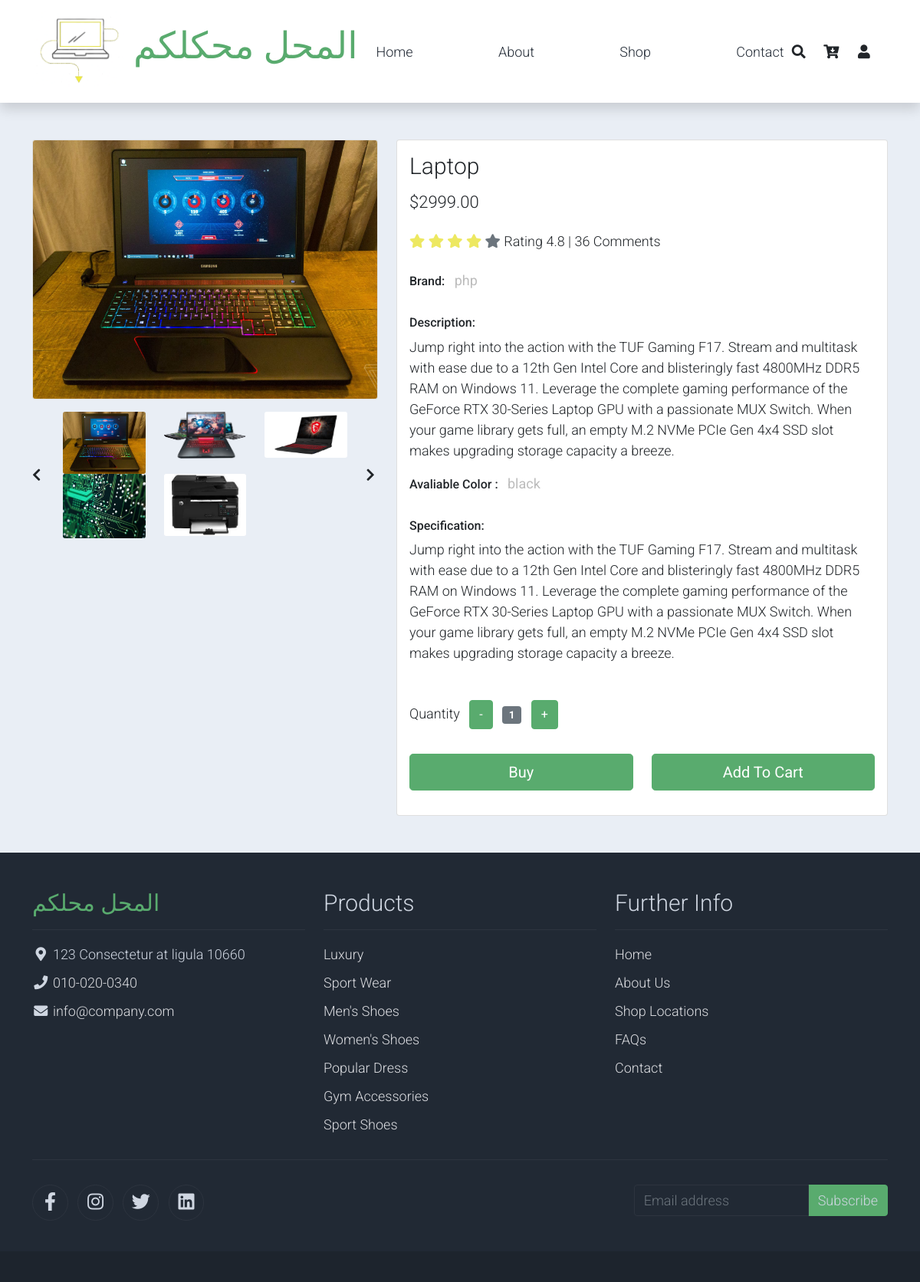
The app's page /prodact/2 with its own data.
### base/models.py (models this page shows, shortened)
class Productos(models.Model):
    title = models.CharField(max_length=50)
    price = models.DecimalField(max_digits=10, decimal_places=2,)
    brand = models.CharField(max_length=50, null=True)
    description = models.TextField(null=True)
    color = models.CharField(max_length=50, null=True)
    specification = models.TextField(null=True)
    categories = models.ForeignKey(
        Categories, on_delete=models.SET_NULL, null=True)
    photos = models.ManyToManyField(Photos)
    create = models.DateTimeField(auto_now_add=True)
    update = models.DateTimeField(auto_now=True)
    class Meta:
        ordering = ['-create']

class Photos(models.Model):
    photo = models.ImageField(upload_to='pro_photo%y%m%d')

### base/views.py (the view)
# urls.py: path('prodact/<str:pk>', views.shopItem, name='prodact'),
def shopItem(request, pk):
    prodact = Productos.objects.get(id=pk)
    context = {'prodact': prodact}
    return render(request, 'base/shop-single.html', context)

### base/templates/base/shop-single.html (shortened to what this page needs)
{% extends 'main.html' %}
{% load static %}
{% block content %}
<head>
    <link rel="stylesheet" href="{% static 'css/bootstrap.min.css' %}">
    <link rel="stylesheet" href="{% static 'css/templatemo.css' %}">
    <link rel="stylesheet" href="{% static 'css/custom.css' %}">
    <link rel="stylesheet" href="{% static 'css/fontawesome.min.css' %}">
    <link rel="stylesheet" type="text/css" href="{% static 'css/slick.min.css' %}">
    <link rel="stylesheet" type="text/css" href="{% static 'css/slick-theme.css' %}">
</head>
    <section class="bg-light">
        <div class="container pb-5">
            <div class="row">
                <div class="col-lg-5 mt-5">
                    <div class="card mb-3">
                        <img class="card-img img-fluid" src="{{prodact.photos.all.0.photo.url}}" alt="Card image cap" id="product-detail">
                    </div>
                    <div class="row">
                        <div class="col-1 align-self-center">
                            <a href="#multi-item-example" role="button" data-bs-slide="prev">
                                <i class="text-dark fas fa-chevron-left"></i>
                            </a>
                        </div>
                        <div id="multi-item-example" class="col-10 carousel slide carousel-multi-item" data-bs-ride="carousel">
                            <div class="carousel-inner product-links-wap" role="listbox">
                            <div class="carousel-item active">
                                <div class="row">
                                    {% for i in prodact.photos.all|slice:"[:3]" %}
                                    <div class="col-4">
                                        <a href="#">
                                            <img class="card-img img-fluid" src="{{i.photo.url}}"alt="Product Image 3">
                                        </a>
                                    </div>
                                    {% endfor %}
                                </div>
                            </div>
                            </div>
                        </div>
                        <div class="col-1 align-self-center">
                            <a href="#multi-item-example" role="button" data-bs-slide="next">
                                <i class="text-dark fas fa-chevron-right"></i>
                            </a>
                        </div>
                    </div>
                </div>
                <div class="col-lg-7 mt-5">
                    <div class="card">
                        <div class="card-body">
                            <h1 class="h2">{{prodact.title}}</h1>
                            <p class="h3 py-2">${{prodact.price}}</p>
                            <p class="py-2">
                                <i class="fa fa-star text-warning"></i>
                                <i class="fa fa-star text-warning"></i>
                                <i class="fa fa-star text-warning"></i>
                                <i class="fa fa-star text-warning"></i>
                                <i class="fa fa-star text-secondary"></i>
                                <span class="list-inline-item text-dark">Rating 4.8 | 36 Comments</span>
                            </p>
                            <ul class="list-inline">
                                <li class="list-inline-item">
                                    <h6>Brand:</h6>
                                </li>
                                <li class="list-inline-item">
                                    <p class="text-muted"><strong>{{prodact.brand}}</strong></p>
                                </li>
                            </ul>
                            <h6>Description:</h6>
                            <p>{{prodact.description}}</p>
                            <ul class="list-inline">
                                <li class="list-inline-item">
                                    <h6>Avaliable Color :</h6>
                                </li>
                                <li class="list-inline-item">
                                    <p class="text-muted"><strong>{{prodact.color}}</strong></p>
                                </li>
                            </ul>
                            <h6>Specification:</h6>
                            <ul class="list-unstyled pb-3">
                                <p>{{prodact.specification}}</p>
                            </ul>
                            <form action="" method="GET">
                                <div class="row">
                                    <div class="col-auto">
                                        <ul class="list-inline pb-3">
                                            <li class="list-inline-item text-right">
                                                Quantity
                                            </li>
                                            <li class="list-inline-item"><span class="btn btn-success" id="btn-minus">-</span></li>
                                            <li class="list-inline-item"><span class="badge bg-secondary" id="var-value">1</span></li>
                                            <li class="list-inline-item"><span class="btn btn-success" id="btn-plus">+</span></li>
                                        </ul>
                                    </div>
                                </div>
                                <div class="row pb-3">
                                    <div class="col d-grid">
                                        <button type="submit" class="btn btn-success btn-lg" name="submit" value="buy">Buy</button>
                                    </div>
                                    <div class="col d-grid">
                                        <button type="submit" class="btn btn-success btn-lg" name="submit" value="addtocard">Add To Cart</button>
                                    </div>
                                </div>
                            </form>
                        </div>
                    </div>
                </div>
            </div>
        </div>
    </section>
{% endblock content %}

### templates/main.html
{% include 'navbar.html' %}
{% block content %}
{% endblock content %}
{% include 'footer.html' %}

### templates/navbar.html (shortened to what this page needs)
<!DOCTYPE html>
<html lang="en">
{% load static %}
<head>
    <link rel="stylesheet" href={% static 'css/bootstrap.min.css' %}>
    <link rel="stylesheet" href={% static 'css/templatemo.css' %}>
    <link rel="stylesheet" href={% static 'css/custom.cs' %}>
    <link rel="stylesheet" href={% static 'css/fontawesome.min.css' %}>
</head>
<body>
        <nav class="navbar navbar-expand-lg navbar-light shadow">
            <div class="container d-flex justify-content-between align-items-center">
                <a class="navbar-brand text-success logo h1 align-self-center" href="{% url 'home' %}">
                    <img src= {% static 'img/logo3.png' %}  height=100 width= 120>
                    <span class='logo' >المحل محكلكم</span>
                </a>
                <div class="align-self-center collapse navbar-collapse flex-fill  d-lg-flex justify-content-lg-between" id="templatemo_main_nav">
                    <div class="flex-fill">
                        <ul class="nav navbar-nav d-flex justify-content-between mx-lg-auto">
                            <li class="nav-item">
                                <a class="nav-link" href="{% url 'home' %}">Home</a>
                            </li>
                            <li class="nav-item">
                                <a class="nav-link" href="{% url 'about' %}">About</a>
                            </li>
                            <li class="nav-item">
                                <a class="nav-link" href="{% url 'shop' %}">Shop</a>
                            </li>
                            <li class="nav-item">
                                <a class="nav-link" href="{% url 'contact' %}">Contact</a>
                            </li>
                        </ul>
                    </div>
                    <div class="navbar align-self-center d-flex">
                        <a class="nav-icon d-none d-lg-inline" href="#" data-bs-toggle="modal" data-bs-target="#templatemo_search">
                            <i class="fa fa-fw fa-search text-dark mr-2"></i>
                        </a>
                        <a class="nav-icon position-relative text-decoration-none" href="#">
                            <i class="fa fa-fw fa-cart-arrow-down text-dark mr-1"></i>
                        </a>
                        <a class="nav-icon position-relative text-decoration-none" href="#">
                            <i class="fa fa-fw fa-user text-dark mr-3"></i>
                        </a>
                    </div>
                </div>
            </div>
        </nav>
</body>

### templates/footer.html (shortened to what this page needs)
    <footer class="bg-dark" id="tempaltemo_footer">
        <div class="container">
            <div class="row">
                <div class="col-md-4 pt-5">
                    <h2 class="h2 text-success border-bottom pb-3 border-light logo">المحل محلكم</h2>
                    <ul class="list-unstyled text-light footer-link-list">
                        <li>
                            <i class="fas fa-map-marker-alt fa-fw"></i>
                            123 Consectetur at ligula 10660
                        </li>
                        <li>
                            <i class="fa fa-phone fa-fw"></i>
                            <a class="text-decoration-none" href="tel:010-020-0340">010-020-0340</a>
                        </li>
                        <li>
                            <i class="fa fa-envelope fa-fw"></i>
                            <a class="text-decoration-none" href="mailto:info@company.com">info@company.com</a>
                        </li>
                    </ul>
                </div>
                <div class="col-md-4 pt-5">
                    <h2 class="h2 text-light border-bottom pb-3 border-light">Products</h2>
                    <ul class="list-unstyled text-light footer-link-list">
                        <li><a class="text-decoration-none" href="#">Luxury</a></li>
                        <li><a class="text-decoration-none" href="#">Sport Wear</a></li>
                        <li><a class="text-decoration-none" href="#">Men's Shoes</a></li>
                        <li><a class="text-decoration-none" href="#">Women's Shoes</a></li>
                        <li><a class="text-decoration-none" href="#">Popular Dress</a></li>
                        <li><a class="text-decoration-none" href="#">Gym Accessories</a></li>
                        <li><a class="text-decoration-none" href="#">Sport Shoes</a></li>
                    </ul>
                </div>
                <div class="col-md-4 pt-5">
                    <h2 class="h2 text-light border-bottom pb-3 border-light">Further Info</h2>
                    <ul class="list-unstyled text-light footer-link-list">
                        <li><a class="text-decoration-none" href="#">Home</a></li>
                        <li><a class="text-decoration-none" href="#">About Us</a></li>
                        <li><a class="text-decoration-none" href="#">Shop Locations</a></li>
                        <li><a class="text-decoration-none" href="#">FAQs</a></li>
                        <li><a class="text-decoration-none" href="#">Contact</a></li>
                    </ul>
                </div>
            </div>
            <div class="row text-light mb-4">
                <div class="col-12 mb-3">
                    <div class="w-100 my-3 border-top border-light"></div>
                </div>
                <div class="col-auto me-auto">
                    <ul class="list-inline text-left footer-icons">
                        <li class="list-inline-item border border-light rounded-circle text-center">
                            <a class="text-light text-decoration-none" target="_blank" href="http://facebook.com/"><i class="fab fa-facebook-f fa-lg fa-fw"></i></a>
                        </li>
                        <li class="list-inline-item border border-light rounded-circle text-center">
                            <a class="text-light text-decoration-none" target="_blank" href="https://www.instagram.com/"><i class="fab fa-instagram fa-lg fa-fw"></i></a>
                        </li>
                        <li class="list-inline-item border border-light rounded-circle text-center">
                            <a class="text-light text-decoration-none" target="_blank" href="https://twitter.com/"><i class="fab fa-twitter fa-lg fa-fw"></i></a>
                        </li>
                        <li class="list-inline-item border border-light rounded-circle text-center">
                            <a class="text-light text-decoration-none" target="_blank" href="https://www.linkedin.com/"><i class="fab fa-linkedin fa-lg fa-fw"></i></a>
                        </li>
                    </ul>
                </div>
                <div class="col-auto">
                    <div class="input-group mb-2">
                        <input type="text" class="form-control bg-dark border-light" id="subscribeEmail" placeholder="Email address">
                        <div class="input-group-text btn-success text-light">Subscribe</div>
                    </div>
                </div>
            </div>
        </div>
        <div class="w-100 bg-black py-3">
            <div class="container">
                <div class="row pt-2">
                </div>
            </div>
        </div>
    </footer>

### onlineStore/static/css/templatemo.css (style rules this page uses)
body, ul, li, p, a, label, input, div { font-family: 'Roboto', sans-serif; font-size: 18px !important; font-weight: 300 !important; }
.h1 { font-family: 'Roboto', sans-serif; font-size: 48px !important; font-weight: 200 !important; }
.h2 { font-family: 'Roboto', sans-serif; font-size: 30px !important; font-weight: 300; }
.h3 { font-family: 'Roboto', sans-serif; font-size: 22px !important; }
.logo { font-weight: 500 !important; }
.text-warning { color: #ede861 !important; }
.text-muted { color: #bcbcbc !important; }
.text-success { color: #59ab6e !important; }
.text-light { color: #cfd6e1 !important; }
.bg-dark { background-color: #212934 !important; }
.bg-light { background-color: #e9eef5 !important; }
.bg-black { background-color: #1d242d !important; }
.btn-success { background-color: #59ab6e !important; border-color: #56ae6c !important; }
#templatemo_main_nav a { color: #212934; }
#templatemo_main_nav .navbar .nav-icon { margin-right: 20px; }
.form-control { border: 1px solid #e8e8e8; }
#tempaltemo_footer a { color: #dcdde1; }
#tempaltemo_footer ul.footer-link-list li { padding-top: 10px; }
#tempaltemo_footer ul.footer-icons li { width: 2.6em; height: 2.6em; line-height: 2.6em; }
#tempaltemo_footer .border-light { border-color: #2d343f !important; }
@media (min-width: 768px) { #templatemo_main_nav .navbar-nav { max-width: 450px; } }
@media (min-width: 992px) { #templatemo_main_nav .navbar-nav { max-width: 550px; } }

### records on screen
Productos: photos.all.0.photo (picture), title "Laptop", price "2999.00", brand "php", description "Jump right into the action with the TUF Gaming F17. Stream and multitask with ease due to a 12th Gen Intel Core and blisteringly fast 4800MHz DDR5 RAM on Windows 11. Leverage the complete gaming performance of the GeForce RTX 30-Series Laptop GPU with a passionate MUX Switch. When your game library gets full, an empty M.2 NVMe PCIe Gen 4x4 SSD slot makes upgrading storage capacity a breeze.", color "black", specification "Jump right into the action with the TUF Gaming F17. Stream and multitask with ease due to a 12th Gen Intel Core and blisteringly fast 4800MHz DDR5 RAM on Windows 11. Leverage the complete gaming performance of the GeForce RTX 30-Series Laptop GPU with a passionate MUX Switch. When your game library gets full, an empty M.2 NVMe PCIe Gen 4x4 SSD slot makes upgrading storage capacity a breeze."
Photos: photo (picture)
Photos: photo (picture)
Photos: photo (picture)
Photos: photo (picture)
Photos: photo (picture)
